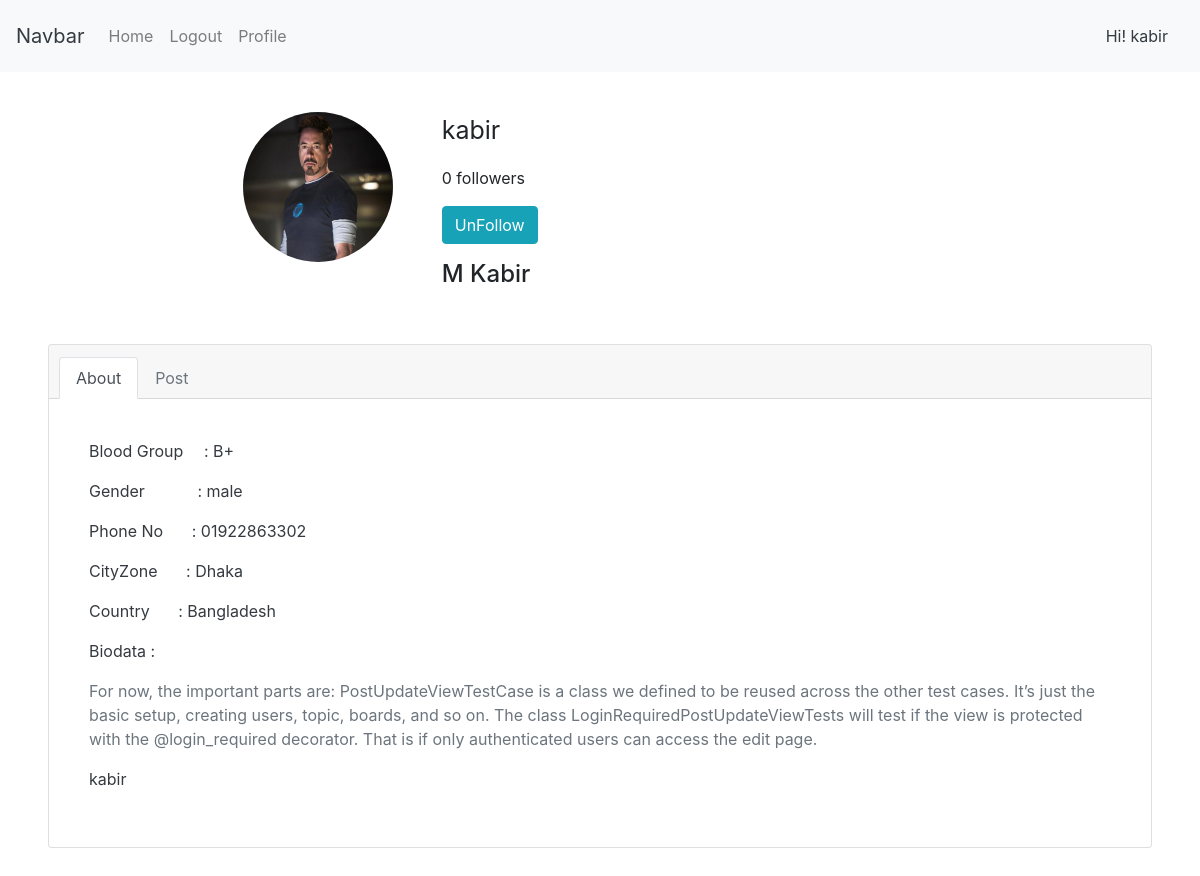
Screenshot of /userdetail/4/ with the database file from the repository.
### profilee/models.py (models this page shows, shortened)
class User(AbstractUser):
    email = models.EmailField(_('email address'), unique=True)
    USERNAME_FIELD = 'email'
    REQUIRED_FIELDS = []
    objects = UserManager()

class UserProfile(models.Model):
    MALE = 'male'
    FEMALE = 'female'
    OTHERS = 'others'
    GENDER_CHOICE = (
    (MALE, 'male'),
    (FEMALE, 'female'),
    (OTHERS, 'others'),
    )
    user = models.OneToOneField(settings.AUTH_USER_MODEL, on_delete=models.CASCADE)
    blood_group = models.CharField(max_length=100, null=True)
    gender = models.CharField(max_length=120, choices=GENDER_CHOICE, default=MALE)
    website = models.URLField(default='', blank=True)
    bio = models.TextField(default='', blank=True, null=True)
    phone = models.CharField(max_length=20, blank=True, default='')
    city = models.CharField(max_length=100, default='', blank=True)
    country = models.CharField(max_length=100, default='', blank=True)
    image = models.ImageField(default='default.png', blank = True, null=True)

### image/models.py (models this page shows, shortened)
class Image(models.Model):
    user = models.ForeignKey(settings.AUTH_USER_MODEL, related_name='image_create', on_delete=models.CASCADE)
    users_like = models.ManyToManyField(settings.AUTH_USER_MODEL, related_name='image_liked', blank=True)
    title   = models.CharField(max_length=120)
    slug    = models.SlugField(max_length=120, blank=True, null=True)
    url     = models.URLField(blank=True, null=True)
    image   = models.ImageField(default='default.png', blank = True, null=True)
    description = models.TextField(blank=True, null=True)
    created = models.DateTimeField(auto_now_add=True, db_index=True)
    class Meta:
        ordering = ['-created']

### image/views.py (the view)
# urls.py: path('userdetail/<int:pk>/', views.profileView.as_view(), name='userdetail'),
class profileView(ListView):
    model = Image
    template_name = 'image/userprofile.html'
    def get_queryset(self):
        self.user = get_object_or_404(User, pk=self.kwargs['pk'])
        return Image.objects.filter(user=self.user)
    def get_context_data(self,**kwargs):
        context = super(profileView, self).get_context_data(**kwargs)
        context['user'] = self.user
        return context

### templates/image/userprofile.html (shortened to what this page needs)
{% extends 'base.html' %}
{% load crispy_forms_tags %}
{% block content %}
<br>
<div class="conatiner mt-3 ml-5 mr-5">
  {% with total_followers=user.followers.count %}
  <div class="row mr-4">
  <div class="col-sm-3 " style="margin-left: 120px; padding-left: 90px;">
    <div class="">
      <img src="{{ user.userprofile.image.url }}" class="img-circle" style="width: 150px; height: 150px; border-radius: 50%; " alt="profile photo">
    </div>
  </div>
  <div class="col-sm-6">
    <div class="">
        <p style="font-size: 25px;">{{ user.username }}</p>
        <p class=""><span class="count" > <span class="total " > {{  total_followers }} </span> follower{{ total_followers|pluralize }} </span></p>
        <p><a href="#" data-id="{{ user.id }}" data-action="{% if request.user in user.followers.all %} un {% endif %}follow"  class="follow btn btn-info"> {% if request.user in not user.followers.all %} Follow {% else %} UnFollow {% endif %}</a></p>
        <h4>{{user.first_name}} {{user.last_name}}</h4>
    </div>
  </div>
</div>
<br>
<div class="card mt-4">
  <div class="card-header ">
    <ul class="nav nav-tabs card-header-tabs">
      <li class="nav-item">
        <a class="nav-link active" href="#">About</a>
      </li>
      <li class="nav-item">
        <a class="nav-link disabled" href="#" tabindex="-1" aria-disabled="true">Post</a>
      </li>
    </ul>
  </div>
  <div class="card-body text-dark">
    <div class="card-body">
      <p> Blood Group <span class="ml-3 mb-2"> : {{ user.userprofile.blood_group }}</span> </p>
      <p>Gender <span class="ml-5 mb-2"> : {{ user.userprofile.gender }}</span></p>
      <p>Phone No <span class="ml-4 mb-2">: {{ user.userprofile.phone }}</span></p>
      <p>CityZone <span class="ml-4 mb-2">: {{ user.userprofile.city }}</span></p>
      <p> Country <span class="ml-4 mb-2">: {{ user.userprofile.country }}</span></p>
      <p class=""> Biodata : </p>
      <p class="text-secondary">{{ user.userprofile.bio }}</p>
      {% for users in object_list %}
      <p>{{ users.user.username }}</p>
      {% endfor %}
    </div>
  </div>
  </div>
  {% endwith %}
</div>
</div>
<br>
<br>
<br>
{% endblock  %}

### templates/base.html (shortened to what this page needs)
<!doctype html>
<html lang="en">
  <head>
    <link rel="stylesheet" href="https://stackpath.bootstrapcdn.com/bootstrap/4.2.1/css/bootstrap.min.css">
  </head>
  <body>
    <div class="">
  <nav class="navbar navbar-expand-lg navbar-light bg-light">
    <a class="navbar-brand text-dark" href="{% url 'home' %}">Navbar</a>
    <div class="collapse navbar-collapse" id="navbarText">
      <ul class="navbar-nav mr-auto">
        <li  class="{% if request.resolver_match.url_name == "home" %}active{% endif %}">
          <a class="nav-link" href="{% url 'home' %}">Home <span class="sr-only">(current)</span></a>
        </li>
        {% if user.is_authenticated %}
        <li class="{% if request.resolver_match.url_name == "logout" %}active{% endif %}">
          <a class="nav-link" href="{% url 'logout' %}">Logout </a>
        </li>
        {% else %}
        <li class="nav-item ">
          <a class="nav-link " href="{% url 'login' %}">Login <span class="sr-only"></span></a>
        </li>
        {% endif %}
        <li class="{% if request.resolver_match.url_name == "profile" %}active{% endif %}">
          <a class="nav-link " href="{% url 'profile' %}">Profile </a>
        </li>
      </ul>
      <span class="navbar-text">
        <a class="nav-link text-dark" href="{% url 'profile' %}">Hi! {{  user.username }} </a>
      </span>
    </div>
  </nav>
  <div class="">
    {% block content %}
    {% endblock %}
  </div>
  </body>
</html>

### rows the page displays
User: username "kabir", userprofile.image (picture), first_name "M", last_name "Kabir", userprofile.blood_group "B+", userprofile.gender "male", userprofile.phone "01922863302", userprofile.city "Dhaka", userprofile.country "Bangladesh", userprofile.bio "For now, the important parts are: PostUpdateViewTestCase is a class we defined to be reused across the other test cases. It’s just the basic setup, creating users, topic, boards, and so on. The class LoginRequiredPostUpdateViewTests will test if the view is protected with the @login_required decorator. That is if only authenticated users can access the edit page."
Image: user.username "kabir"

### other values shown
{{ total_followers }} "0"
